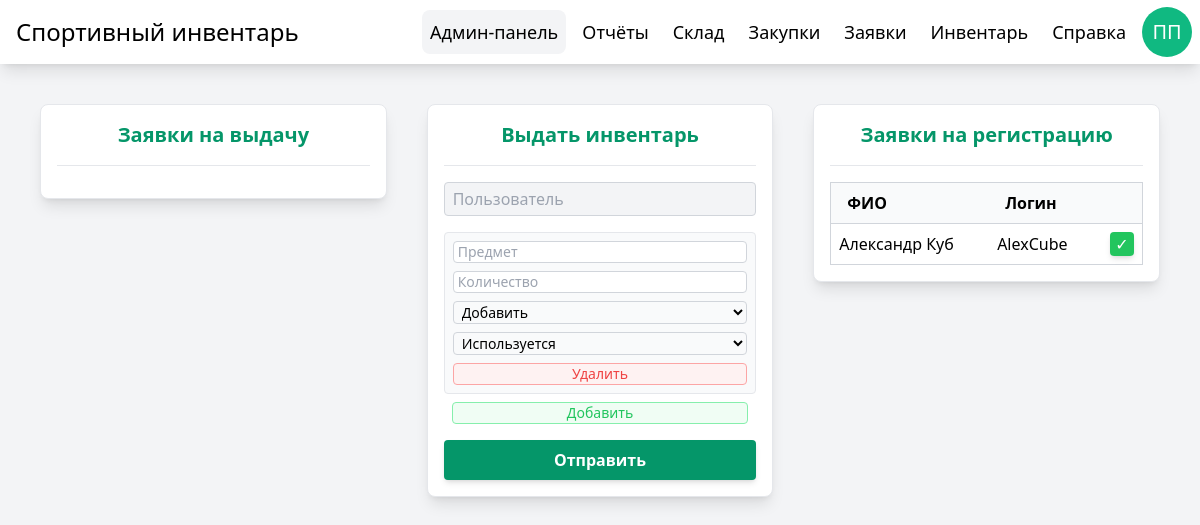
Screenshot of /admin_panel/ (signed in) with the database file from the repository.
### manager/models.py (models this page shows, shortened)
class User(AbstractUser):
    patronymic = models.CharField(max_length=64, blank=True, null=True)
    verified = models.BooleanField(default=False)

### manager/views.py (the view)
# urls.py: path('admin_panel/', views.admin_panel, name="admin_panel"),
@login_required
@user_passes_test(is_admin)
def admin_panel(request):
    if request.method == "POST":
        handle_post_request(request)
    context = {
        "products": Product.objects.all(),
        "users": User.objects.all(),
        "applications": Application.objects.all(),
    }
    return render(request, 'admin_panel.html', context)

### manager/views.py (called while the page is built)
def is_admin(user):
    return user.is_staff == True

### theme/templates/admin_panel.html (shortened to what this page needs)
{% extends "base.html" %}
{% block content %}
<div class="w-1/3 p-4 grid gap-4 bg-white border rounded-lg shadow-lg">
    <h2 class="text-xl font-semibold text-center text-primary-600">Заявки на выдачу</h2>
    <hr>
</div>
<div class="w-1/3 p-4 grid gap-4 bg-white border rounded-lg shadow-lg">
    <h2 class="text-xl font-semibold text-center text-primary-600">Выдать инвентарь</h2>
    <hr>
    <form method="post" class="gap-4 grid">
        <input
            name="username"
            list="usersList"
            type="text"
            class="px-2 py-1 text-gray-800 placeholder-gray-400 bg-gray-100 border border-gray-300 rounded focus:outline focus:outline-primary-500 transition"
            placeholder="Пользователь"
            required
        >
        <div id="inventoryFormBody" class="gap-2 grid">
            <div name="position" class="p-2 gap-2 grid bg-gray-50 border rounded">
                <input
                    name="name"
                    list="inventoryList"
                    type="text"
                    placeholder="Предмет"
                    class="px-1 bg-white text-gray-800 text-sm placeholder-gray-400 border border-gray-300 rounded focus:outline focus:outline-primary-500 transition"
                    maxlength="256"
                    required
                >
                <input
                    name="quantity"
                    type="number"
                    placeholder="Количество"
                    class="px-1 bg-white text-gray-800 text-sm placeholder-gray-400 border border-gray-300 rounded focus:outline focus:outline-primary-500 transition"
                    min="1"
                    step="1"
                    required
                >
                <select
                    name="action"
                    class="px-1 bg-gray-50 text-sm border border-gray-300 rounded focus:outline focus:outline-primary-500 transition"
                >
                    <option value="add">
                        Добавить
                    </option>
                </select>
                <select class="px-1 bg-gray-50 text-sm border border-gray-300 rounded focus:outline focus:outline-primary-500 transition" name="state">
                    <option value="active">
                        Используется
                    </option>
                </select>
                <button
                    type="button"
                    class="bg-red-50 hover:bg-red-100 text-center text-sm text-red-500 border border-red-300 rounded cursor-pointer transition"
                >
                    Удалить
                </button>
            </div>
            <button
                id="addButton"
                type="button"
                class="mx-2 bg-green-50 hover:bg-green-100 text-center text-sm text-green-500 border border-green-300 rounded cursor-pointer transition"
            >
                Добавить
            </button>
        </div>
        <button
            type="submit"
            class="w-full p-2 bg-primary-600 hover:bg-primary-700 text-center text-white font-semibold rounded shadow-md transition">
            Отправить
        </button>
    </form>
</div>
<div class="w-1/3 p-4 grid gap-4 bg-white border rounded-lg shadow-lg">
    <h2 class="text-xl font-semibold text-center text-primary-600">Заявки на регистрацию</h2>
    <hr>
    <table class="w-full border border-gray-300 border-collapse">
        <thead>
            <tr class="bg-gray-50 border border-gray-300">
                <th class="px-4 py-2 text-start">ФИО</th>
                <th class="px-4 py-2 text-start">Логин</th>
                <th class="px-4 py-2 text-start"></th>
            </tr>
        </thead>
        <tbody>
            {% for user in users %}
            {% if not user.verified %}
            <tr class="border-b border-gray-300 hover:bg-primary-50 transition">
                <td class="p-2 text-start break-words">
                    {{ user.first_name }} {{ user.last_name }}
                </td>
                <td class="p-2 text-start break-words">
                    {{ user.username }}
                </td>
                <td class="p-2 flex justify-end items-center">
                    <form method="post">
                        <button
                            name="verification"
                            title="Одобрить"
                            value="accept"
                            class="w-6 h-6 bg-green-500 hover:bg-green-700 text-white rounded shadow-md transition">
                            ✓
                        </button>
                    </form>
                </td>
            </tr>
            {% endif %}
            {% empty %}
            <tr class="border-y border-gray-300">
                <td colspan="4" class="py-2 text-center text-gray-400 transition">Заявки отсутствуют.</td>
            </tr>
            {% endfor %}
        </tbody>
    </table>
</div>
{% endblock %}

### theme/templates/base.html (shortened to what this page needs)
{% load static tailwind_tags %}
<!DOCTYPE html>
<html>
<head>
    {% tailwind_css %}
</head>
<body class="bg-gray-100">
    <div class="h-screen flex-row justify-center items-start bg-gray-100">
        <nav class="w-full h-16 flex justify-between items-center bg-white shadow-lg">
            <div class="h-full p-4 flex items-center">
                <h1 class="text-2xl">Спортивный инвентарь</h1>
            </div>
            <div class="h-full p-2 gap-x-2 flex justify-between items-center">
                {% if user.is_staff %}
                <a
                    id="admin_panel"
                    href="{% url 'admin_panel' %}"
                    title="Админ-панель"
                    class="p-2 flex items-center text-lg rounded-lg hover:text-primary-700 hover:bg-gray-100 transition">
                    Админ-панель
                </a>
                <a
                    id="reports"
                    href="{% url 'reports' %}"
                    title="Отчёты"
                    class="p-2 flex items-center text-lg rounded-lg hover:text-primary-700 hover:bg-gray-100 transition">
                    Отчёты
                </a>
                <a
                    id="storage"
                    href="{% url 'storage' %}"
                    title="Склад"
                    class="p-2 flex items-center text-lg rounded-lg hover:text-primary-700 hover:bg-gray-100 transition">
                    Склад
                </a>
                <a
                    id="purchases"
                    href="{% url 'purchases' %}"
                    title="Закупки"
                    class="p-2 flex items-center text-lg rounded-lg hover:text-primary-700 hover:bg-gray-100 transition">
                    Закупки
                </a>
                {% endif %}
                <a
                    id="applications"
                    href="{% url 'applications' %}"
                    title="Заявки"
                    class="p-2 flex items-center text-lg rounded-lg hover:text-primary-700 hover:bg-gray-100 transition">
                    Заявки
                </a>
                <a
                    id="inventory"
                    href="{% url 'inventory' %}"
                    title="Инвентарь"
                    class="p-2 flex items-center text-lg rounded-lg hover:text-primary-700 hover:bg-gray-100 transition">
                    Инвентарь
                </a>
                <a
                    id="help"
                    href="{% url 'help' %}"
                    title="Справка"
                    class="p-2 flex items-center text-lg rounded-lg hover:text-primary-700 hover:bg-gray-100 transition">
                    Справка
                </a>
                {% if user.is_authenticated %}
                <a
                    href="{% url 'profile' %}"
                    title="Профиль"
                    class="flex justify-center items-center bg-primary-500 text-center text-xl text-white rounded-full hover:bg-primary-700 transition"
                    style="width: 50px; height: 50px;">
                    {{ user.first_name|slice:'0:1' }}{{ user.last_name|slice:'0:1' }}
                </a>
                {% endif %}
            </div>
        </nav>
        <div class="w-full p-10 gap-10 flex justify-center items-start">
            {% block content %}{% endblock %}
        </div>
    </div>
</body>
</html>

### rows the page displays
User: first_name "П", last_name "П"
User: first_name "Александр", last_name "Куб", username "AlexCube"
